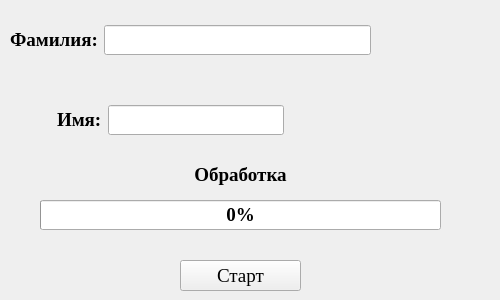
<?xml version="1.0" encoding="UTF-8"?>
<ui version="4.0">
 <class>Form</class>
 <widget class="QWidget" name="Form">
  <property name="geometry">
   <rect>
    <x>0</x>
    <y>0</y>
    <width>500</width>
    <height>300</height>
   </rect>
  </property>
  <property name="sizePolicy">
   <sizepolicy hsizetype="Fixed" vsizetype="Fixed">
    <horstretch>0</horstretch>
    <verstretch>0</verstretch>
   </sizepolicy>
  </property>
  <property name="minimumSize">
   <size>
    <width>500</width>
    <height>300</height>
   </size>
  </property>
  <property name="maximumSize">
   <size>
    <width>500</width>
    <height>300</height>
   </size>
  </property>
  <property name="font">
   <font>
    <family>Times New Roman</family>
    <pointsize>14</pointsize>
    <weight>75</weight>
    <bold>true</bold>
   </font>
  </property>
  <property name="windowTitle">
   <string>Сохранить объект</string>
  </property>
  <widget class="QWidget" name="horizontalLayoutWidget">
   <property name="geometry">
    <rect>
     <x>10</x>
     <y>10</y>
     <width>361</width>
     <height>61</height>
    </rect>
   </property>
   <layout class="QHBoxLayout" name="horizontalLayout">
    <item>
     <widget class="QLabel" name="label_6">
      <property name="text">
       <string>&lt;html&gt;&lt;head/&gt;&lt;body&gt;&lt;p&gt;Фамилия:&lt;/p&gt;&lt;/body&gt;&lt;/html&gt;</string>
      </property>
      <property name="textFormat">
       <enum>Qt::AutoText</enum>
      </property>
     </widget>
    </item>
    <item>
     <widget class="QLineEdit" name="lineEdit_2">
      <property name="focusPolicy">
       <enum>Qt::StrongFocus</enum>
      </property>
      <property name="layoutDirection">
       <enum>Qt::LeftToRight</enum>
      </property>
      <property name="maxLength">
       <number>40</number>
      </property>
      <property name="alignment">
       <set>Qt::AlignBottom|Qt::AlignLeading|Qt::AlignLeft</set>
      </property>
      <property name="readOnly">
       <bool>false</bool>
      </property>
     </widget>
    </item>
   </layout>
  </widget>
  <widget class="QWidget" name="horizontalLayoutWidget_2">
   <property name="geometry">
    <rect>
     <x>10</x>
     <y>90</y>
     <width>321</width>
     <height>61</height>
    </rect>
   </property>
   <layout class="QHBoxLayout" name="horizontalLayout_2">
    <item>
     <spacer name="horizontalSpacer_2">
      <property name="orientation">
       <enum>Qt::Horizontal</enum>
      </property>
      <property name="sizeHint" stdset="0">
       <size>
        <width>40</width>
        <height>20</height>
       </size>
      </property>
     </spacer>
    </item>
    <item>
     <widget class="QLabel" name="label_7">
      <property name="text">
       <string>&lt;html&gt;&lt;head/&gt;&lt;body&gt;&lt;p&gt;Имя:&lt;/p&gt;&lt;/body&gt;&lt;/html&gt;</string>
      </property>
      <property name="textFormat">
       <enum>Qt::AutoText</enum>
      </property>
     </widget>
    </item>
    <item>
     <widget class="QLineEdit" name="lineEdit">
      <property name="focusPolicy">
       <enum>Qt::StrongFocus</enum>
      </property>
      <property name="layoutDirection">
       <enum>Qt::LeftToRight</enum>
      </property>
      <property name="maxLength">
       <number>40</number>
      </property>
      <property name="alignment">
       <set>Qt::AlignBottom|Qt::AlignLeading|Qt::AlignLeft</set>
      </property>
      <property name="readOnly">
       <bool>false</bool>
      </property>
     </widget>
    </item>
    <item>
     <spacer name="horizontalSpacer">
      <property name="orientation">
       <enum>Qt::Horizontal</enum>
      </property>
      <property name="sizeHint" stdset="0">
       <size>
        <width>40</width>
        <height>20</height>
       </size>
      </property>
     </spacer>
    </item>
   </layout>
  </widget>
  <widget class="QWidget" name="verticalLayoutWidget">
   <property name="geometry">
    <rect>
     <x>130</x>
     <y>160</y>
     <width>221</width>
     <height>31</height>
    </rect>
   </property>
   <layout class="QVBoxLayout" name="verticalLayout">
    <item>
     <widget class="QLabel" name="label_8">
      <property name="text">
       <string>&lt;html&gt;&lt;head/&gt;&lt;body&gt;&lt;p&gt;Обработка&lt;/p&gt;&lt;/body&gt;&lt;/html&gt;</string>
      </property>
      <property name="textFormat">
       <enum>Qt::AutoText</enum>
      </property>
      <property name="alignment">
       <set>Qt::AlignCenter</set>
      </property>
     </widget>
    </item>
   </layout>
  </widget>
  <widget class="QWidget" name="verticalLayoutWidget_2">
   <property name="geometry">
    <rect>
     <x>40</x>
     <y>190</y>
     <width>401</width>
     <height>51</height>
    </rect>
   </property>
   <layout class="QVBoxLayout" name="verticalLayout_2">
    <item>
     <widget class="QProgressBar" name="progressBar_2">
      <property name="font">
       <font>
        <stylestrategy>PreferAntialias</stylestrategy>
       </font>
      </property>
      <property name="cursor">
       <cursorShape>ArrowCursor</cursorShape>
      </property>
      <property name="mouseTracking">
       <bool>false</bool>
      </property>
      <property name="statusTip">
       <string/>
      </property>
      <property name="value">
       <number>0</number>
      </property>
      <property name="alignment">
       <set>Qt::AlignHCenter|Qt::AlignTop</set>
      </property>
      <property name="textVisible">
       <bool>true</bool>
      </property>
      <property name="orientation">
       <enum>Qt::Horizontal</enum>
      </property>
     </widget>
    </item>
   </layout>
  </widget>
  <widget class="QPushButton" name="pushButton">
   <property name="geometry">
    <rect>
     <x>180</x>
     <y>260</y>
     <width>121</width>
     <height>31</height>
    </rect>
   </property>
   <property name="font">
    <font>
     <weight>50</weight>
     <bold>false</bold>
    </font>
   </property>
   <property name="focusPolicy">
    <enum>Qt::TabFocus</enum>
   </property>
   <property name="text">
    <string>Старт</string>
   </property>
  </widget>
 </widget>
 <resources>
  <include location="fesa_identification_qt.qrc"/>
 </resources>
 <connections/>
</ui>
